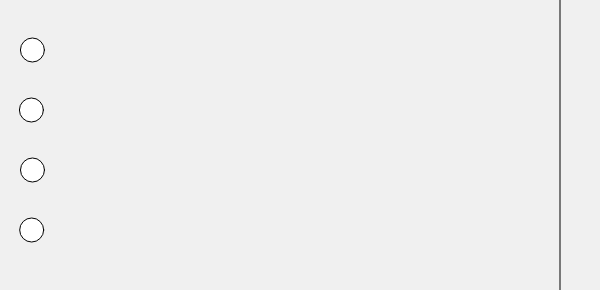
Frame 1 (no input)
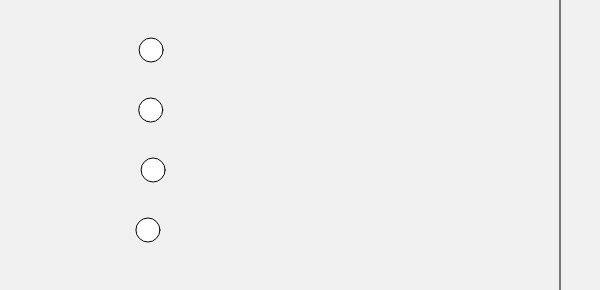
Frame 60 (no input)
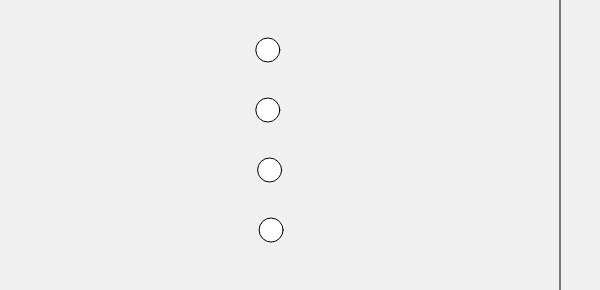
Frame 120 (the mouse pressed at the canvas centre since frame 60)

The p5.js sketch that drew these frames (run headless with seeded random() and noise() and a simulated clock; from frame 60 on, the mouse is pressed at the canvas centre):

// p5.js sketch
// ── sketch.js
let racerXs = [30, 30, 30, 30,];
let startY = 50;
let yStep = 60;
let finishX = 560;

function setup() {
  createCanvas(600, startY + yStep * racerXs.length);
}

function draw() {
  background(240);
  textSize(50)
  line(finishX, 0, finishX, height);
  for (let i = 0; i < racerXs.length; i++) {
    
    let y = startY + yStep * i;
    if (racerXs[i] < finishX) {
      racerXs[i] += random(1, 3);
    }
    if(keyIsDown("1")&&racerXs[0]<finishX){
      racerXs[0]+=0.2
    }
    if(keyIsDown("2")&&racerXs[1]<finishX){
      racerXs[1]+=0.2
    }
    if(keyIsDown("3")&&racerXs[2]<finishX){
      racerXs[2]+=0.2
    }
    if(keyIsDown("4")&&racerXs[3]<finishX){
      racerXs[3]+=0.2
    }
    if(racerXs[i]>=finishX){
      racerXs=racerXs
    }
   if(racerXs[0]>=finishX){
      text("Racer 1 wins!",150,100)
  racerXs[1]=0
  racerXs[2]=0
  racerXs[3]=0
    }
    if(racerXs[1]>=finishX){
      text("Racer 2 wins!",150,100)
      racerXs[0]=0
  racerXs[2]=0
  racerXs[3]=0
    }
    if(racerXs[2]>=finishX){
      text("Racer 3 wins!",150,100)
      racerXs[1]=0
  racerXs[0]=0
  racerXs[3]=0
    }
    if(racerXs[3]>=finishX){
      text("Racer 4 wins!",150,100)
      racerXs[1]=0
  racerXs[2]=0
  racerXs[0]=0
    }
if(mouseButton.left){
  racerXs=[30,30,30,30]
}
    circle(racerXs[i], y, 24);
  }

}
